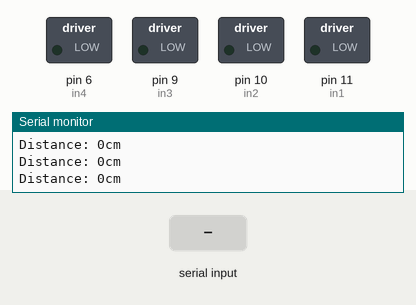
The sketch below on a simulated Arduino Uno, built with avr-gcc and run on an emulated ATmega328P. On the bench: switched loads named in the sketch (green lamp = pin HIGH), the last lines printed to the serial monitor. The inputs (shaded band) are chosen by the test bench. Pins used as bus, display or sensor lines are not drawn.

Above: at 3.8 s.
3.9 s: "w" received over the second serial link
At 5.7 s:
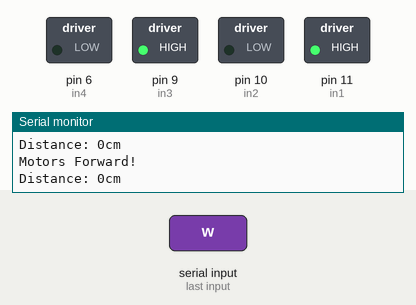
6.0 s: "a" received over the second serial link
At 7.8 s:
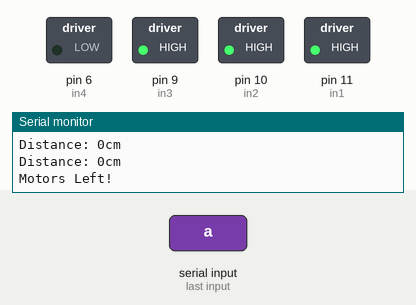
8.4 s: "s" received over the second serial link
At 10.6 s:
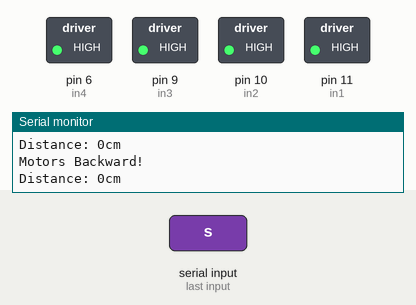
10.9 s: "d" received over the second serial link
At 11.7 s:
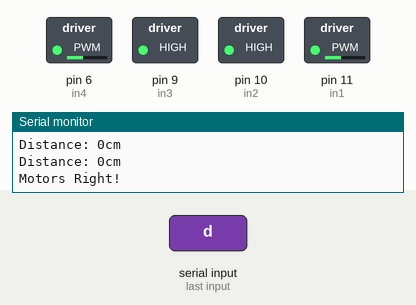
13.3 s: "w" received over the second serial link
At 14.3 s:
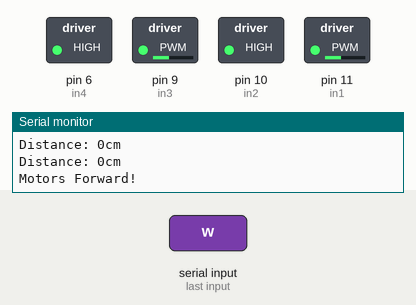
15.9 s: "a" received over the second serial link
At 16.64 s:
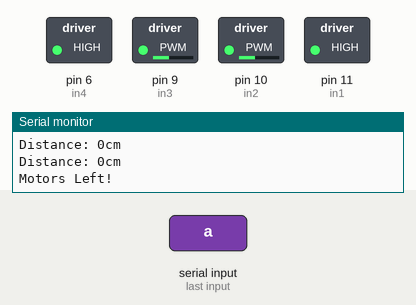
Timing chart, 0 to 18.9 s (numbered marks = the images above; inputs shaded):
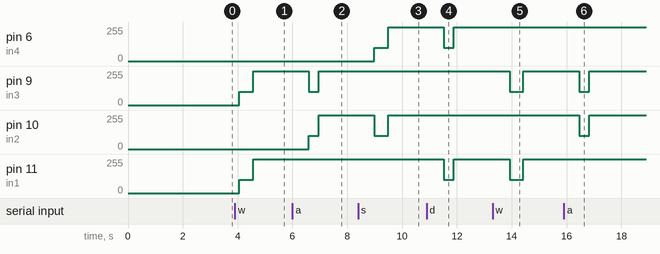

Measured:
- after the input at 3.9 s, pin 9 (in3), pin 11 (in1): 0/255 → 100/255 after 0.16 s, → 255/255 0.50 s later
- after the input at 6.0 s, pin 9 (in3): 255/255 → 100/255 after 0.59 s, → 255/255 0.37 s later; pin 10 (in2): 0/255 → 100/255 after 0.59 s, → 255/255 0.37 s later
- after the input at 8.4 s, pin 6 (in4): 0/255 → 100/255 after 0.59 s, → 255/255 0.50 s later; pin 10 (in2): 255/255 → 100/255 after 0.59 s, → 255/255 0.50 s later
- after the input at 10.9 s, pin 6 (in4), pin 11 (in1): 255/255 → 100/255 after 0.62 s, → 255/255 0.37 s later
- after the input at 13.3 s, pin 9 (in3), pin 11 (in1): 255/255 → 100/255 after 0.62 s, → 255/255 0.50 s later
- after the input at 15.9 s, pin 9 (in3), pin 10 (in2): 255/255 → 100/255 after 0.56 s, → 255/255 0.37 s later

The sketch:

Michael_Sun_Matej_Groombridge_10IST6_Project4_6.ino
```cpp
// import HMsoft
#include <SoftwareSerial.h>
SoftwareSerial HM10(2, 3); // RX = 2, TX = 3

// Motor One
char key;
char input;
int enA = 12;
int in1 = 11;
int in2 = 10;

// Motor Two
int enB = 7;
int in3 = 9;
int in4 = 6;

// Ultrasonic Sensors
const int trigPin = 3;
const int echoPin = 2;

int duration = 0;
long cm = 0;
int revSpeed = 0;

void setup() {
  pinMode(trigPin, OUTPUT);
  pinMode(echoPin, INPUT);
  Serial.begin(9600);

  HM10.begin(9600);

}

void goForward() {
    revSpeed = 100;
    analogWrite(in1, revSpeed);
    analogWrite(in3, revSpeed);
    Serial.println("Motors Forward!");
    delay(500);
    revSpeed = -1;
    analogWrite(in1, revSpeed);
    analogWrite(in3, revSpeed);
}
void goBackward() {
    revSpeed = 100;
    analogWrite(in2, revSpeed);
    analogWrite(in4, revSpeed);
    Serial.println("Motors Backward!");
    delay(500);
    revSpeed = -1;
    analogWrite(in2, revSpeed);
    analogWrite(in4, revSpeed);
}
void goLeft() {
    revSpeed = 100;
    analogWrite(in3, revSpeed);
    analogWrite(in2, revSpeed);
    Serial.println("Motors Left!");
    delay(370);
    revSpeed = -1;
    analogWrite(in2, revSpeed);
    analogWrite(in3, revSpeed);
}
void goRight() {
    revSpeed = 100;
    analogWrite(in4, revSpeed);
    analogWrite(in1, revSpeed);
    Serial.println("Motors Right!");
    delay(370);
    revSpeed = -1;
    analogWrite(in4, revSpeed);
    analogWrite(in1, revSpeed);
}

void loop() {
  // put your main code here, to run repeatedly:
  digitalWrite(trigPin, LOW);
  delayMicroseconds(5000);

  digitalWrite(trigPin, HIGH);
  delayMicroseconds(10000);
  digitalWrite(trigPin, LOW);

  duration = pulseIn(echoPin, HIGH);
  cm = duration * 0.034/2;

  Serial.print("Distance: ");
  Serial.print(cm);
  Serial.println("cm");

  HM10.listen();  // listen the HM10 port

  while (HM10.available() > 0) {   // if HM10 sends something then read
    key = HM10.read();

    if (key == 'w') {
      goForward();
    }
    else if (key == 'a') {
      goLeft();
    }
    else if (key == 's') {
      goBackward();
    }
    else if (key == 'd') {
      goRight();
    }
  }
}
```
